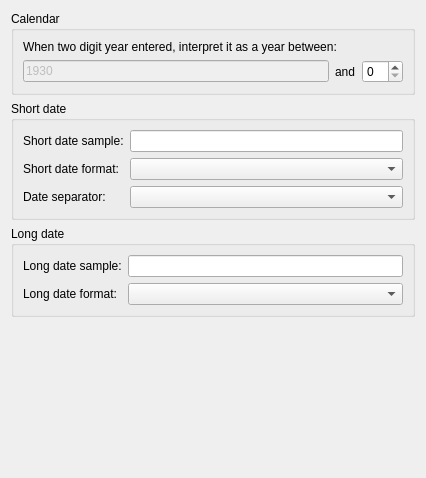
<?xml version="1.0" encoding="UTF-8"?>
<ui version="4.0">
 <class>regionaloptionsdatewidget</class>
 <widget class="QWidget" name="regionaloptionsdatewidget">
  <property name="geometry">
   <rect>
    <x>0</x>
    <y>0</y>
    <width>426</width>
    <height>478</height>
   </rect>
  </property>
  <property name="windowTitle">
   <string>Form</string>
  </property>
  <layout class="QGridLayout" name="gridLayout_4">
   <item row="1" column="0">
    <widget class="QGroupBox" name="ShortDateGroupBox">
     <property name="title">
      <string>Short date</string>
     </property>
     <layout class="QGridLayout" name="gridLayout_2">
      <item row="2" column="1">
       <widget class="QComboBox" name="dateSeparatorComboBox"/>
      </item>
      <item row="2" column="0">
       <widget class="QLabel" name="dateSeparatorLabel">
        <property name="text">
         <string>Date separator:</string>
        </property>
        <property name="buddy">
         <cstring>dateSeparatorComboBox</cstring>
        </property>
       </widget>
      </item>
      <item row="1" column="0">
       <widget class="QLabel" name="dateShortFormatLabel">
        <property name="text">
         <string>Short date format:</string>
        </property>
        <property name="buddy">
         <cstring>dateShortFormatComboBox</cstring>
        </property>
       </widget>
      </item>
      <item row="0" column="1">
       <widget class="QLineEdit" name="shortDateSampleLineEdit"/>
      </item>
      <item row="1" column="1">
       <widget class="QComboBox" name="dateShortFormatComboBox"/>
      </item>
      <item row="0" column="0">
       <widget class="QLabel" name="shortDateSampleLabel">
        <property name="text">
         <string>Short date sample:</string>
        </property>
        <property name="buddy">
         <cstring>shortDateSampleLineEdit</cstring>
        </property>
       </widget>
      </item>
     </layout>
    </widget>
   </item>
   <item row="2" column="0">
    <widget class="QGroupBox" name="LongDateGroupBox">
     <property name="title">
      <string>Long date</string>
     </property>
     <layout class="QGridLayout" name="gridLayout">
      <item row="0" column="0">
       <widget class="QLabel" name="longDateSampleLabel">
        <property name="text">
         <string>Long date sample:</string>
        </property>
        <property name="buddy">
         <cstring>longDateSampleLineEdit</cstring>
        </property>
       </widget>
      </item>
      <item row="0" column="1">
       <widget class="QLineEdit" name="longDateSampleLineEdit"/>
      </item>
      <item row="1" column="0">
       <widget class="QLabel" name="dateLongFormatLabel">
        <property name="text">
         <string>Long date format:</string>
        </property>
        <property name="buddy">
         <cstring>dateLongFormatComboBox</cstring>
        </property>
       </widget>
      </item>
      <item row="1" column="1">
       <widget class="QComboBox" name="dateLongFormatComboBox"/>
      </item>
     </layout>
    </widget>
   </item>
   <item row="0" column="0">
    <widget class="QGroupBox" name="CalendarGroupBox">
     <property name="title">
      <string>Calendar</string>
     </property>
     <layout class="QGridLayout" name="gridLayout_3">
      <item row="0" column="0">
       <widget class="QLabel" name="CalendarLabel">
        <property name="text">
         <string>When two digit year entered, interpret it as a year between:</string>
        </property>
       </widget>
      </item>
      <item row="1" column="0">
       <layout class="QHBoxLayout" name="horizontalLayout">
        <item>
         <widget class="QLineEdit" name="dateInterpretYearMinLineEdit">
          <property name="enabled">
           <bool>false</bool>
          </property>
          <property name="text">
           <string>1930</string>
          </property>
         </widget>
        </item>
        <item>
         <widget class="QLabel" name="andLabel">
          <property name="text">
           <string>and</string>
          </property>
         </widget>
        </item>
        <item>
         <widget class="QSpinBox" name="dateInterpretYearMaxSpinBox"/>
        </item>
       </layout>
      </item>
     </layout>
    </widget>
   </item>
   <item row="3" column="0">
    <spacer name="RegionalOptionsDateVerticalSpacer_3">
     <property name="orientation">
      <enum>Qt::Vertical</enum>
     </property>
     <property name="sizeHint" stdset="0">
      <size>
       <width>20</width>
       <height>40</height>
      </size>
     </property>
    </spacer>
   </item>
  </layout>
 </widget>
 <tabstops>
  <tabstop>dateInterpretYearMinLineEdit</tabstop>
  <tabstop>dateInterpretYearMaxSpinBox</tabstop>
  <tabstop>shortDateSampleLineEdit</tabstop>
  <tabstop>dateShortFormatComboBox</tabstop>
  <tabstop>dateSeparatorComboBox</tabstop>
  <tabstop>longDateSampleLineEdit</tabstop>
  <tabstop>dateLongFormatComboBox</tabstop>
 </tabstops>
 <resources/>
 <connections/>
</ui>
